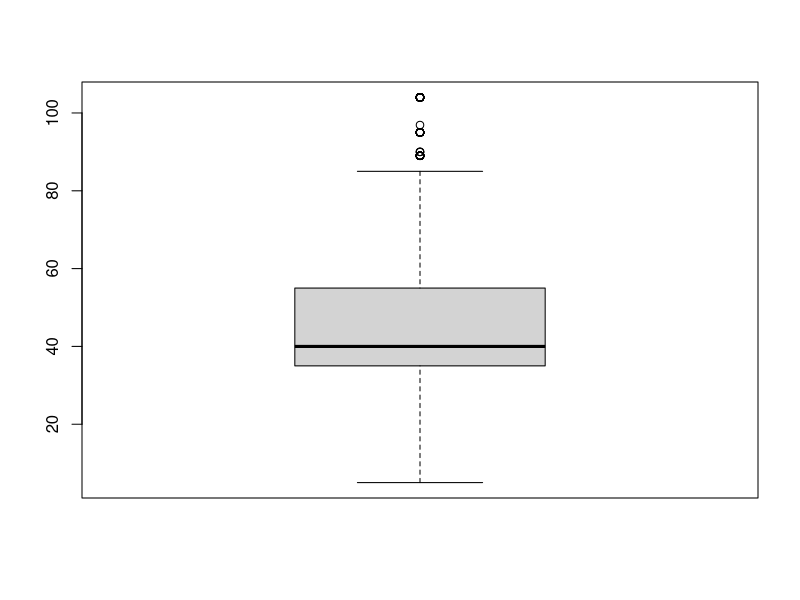
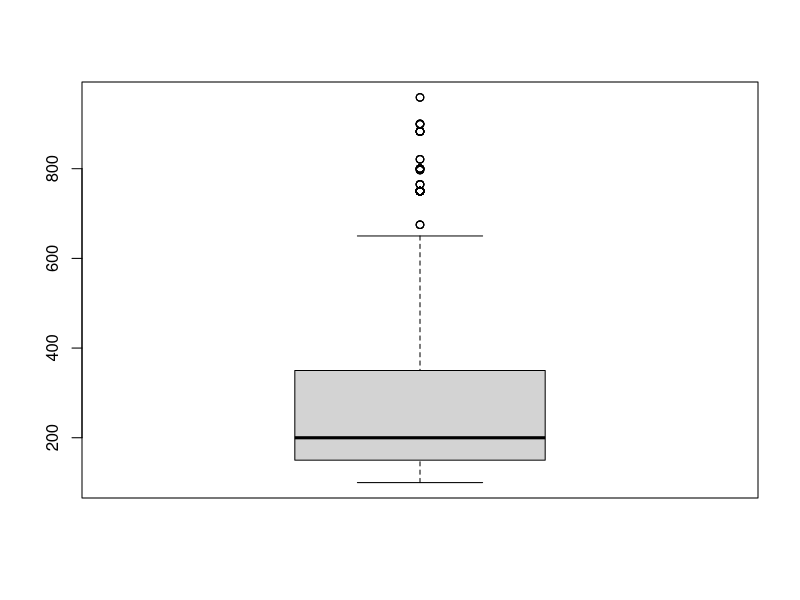
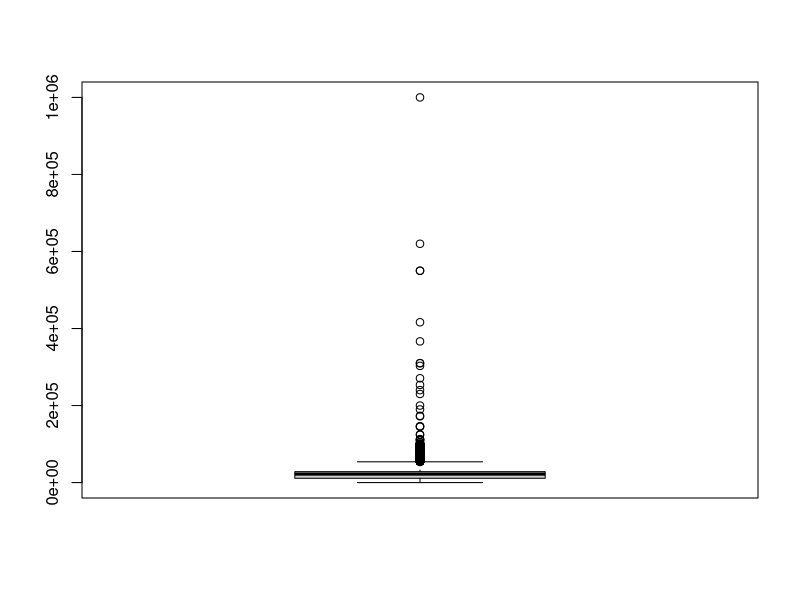
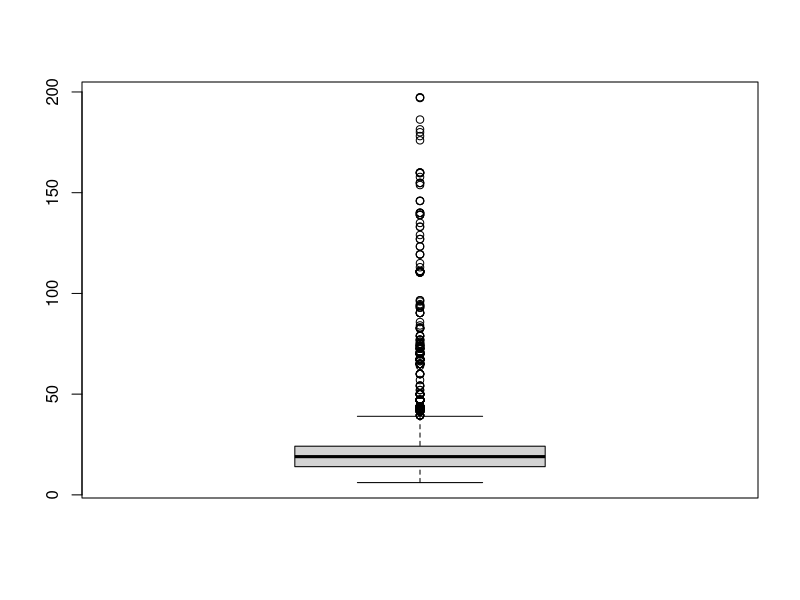

Write the R code that produced these figures, in order.

datos <- read.csv("../Datos/unsupervised_learning_result.csv",header = TRUE, sep=";", dec=",")

boxplot(datos$consumption)
boxplot(datos$cilindrada)
boxplot(datos$kms_driven)
boxplot(datos$BHP)

lowerq = quantile(datos$kms_driven)[2]
upperq = quantile(datos$kms_driven)[4]
iqr = upperq - lowerq #Or use IQR(data)